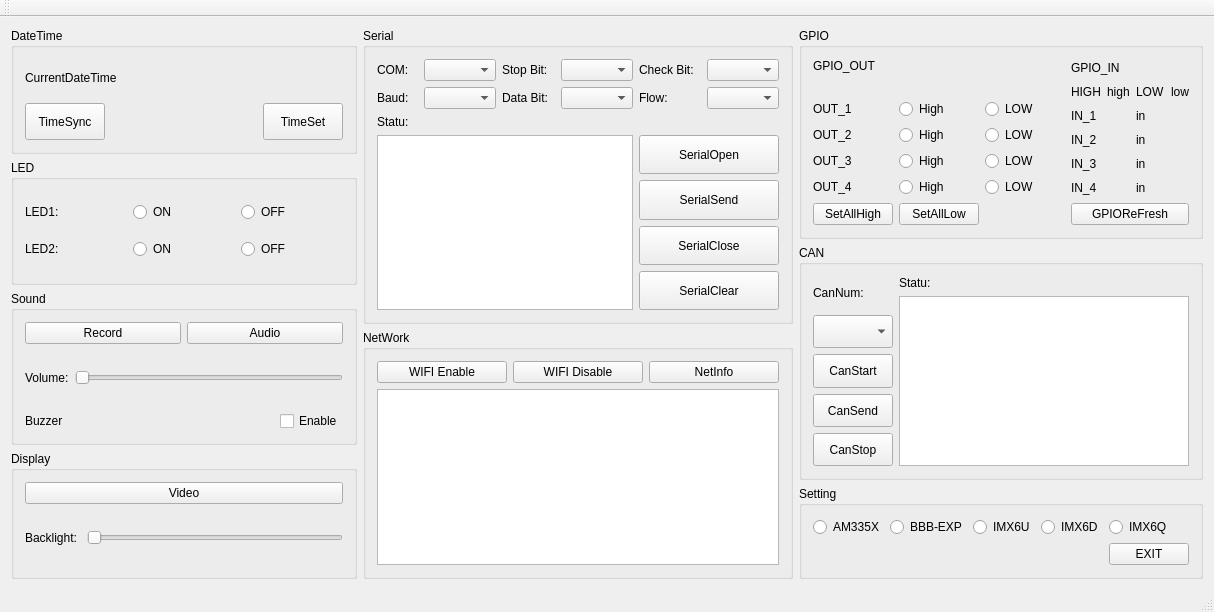
<?xml version="1.0" encoding="UTF-8"?>
<ui version="4.0">
 <class>MainWindow</class>
 <widget class="QMainWindow" name="MainWindow">
  <property name="geometry">
   <rect>
    <x>0</x>
    <y>0</y>
    <width>1214</width>
    <height>612</height>
   </rect>
  </property>
  <property name="windowTitle">
   <string>MainWindow</string>
  </property>
  <widget class="QWidget" name="centralWidget">
   <layout class="QHBoxLayout" name="horizontalLayout_39">
    <item>
     <layout class="QVBoxLayout" name="verticalLayout_DLSD">
      <item>
       <widget class="QGroupBox" name="groupBox_dateTime">
        <property name="title">
         <string>DateTime</string>
        </property>
        <layout class="QVBoxLayout" name="verticalLayout_5">
         <item>
          <widget class="QLabel" name="label_currentDateTime">
           <property name="text">
            <string>CurrentDateTime</string>
           </property>
          </widget>
         </item>
         <item>
          <layout class="QHBoxLayout" name="horizontalLayout_dateTime_1">
           <item>
            <widget class="QPushButton" name="pushButton_timeSync">
             <property name="sizePolicy">
              <sizepolicy hsizetype="Minimum" vsizetype="Preferred">
               <horstretch>0</horstretch>
               <verstretch>0</verstretch>
              </sizepolicy>
             </property>
             <property name="text">
              <string>TimeSync</string>
             </property>
            </widget>
           </item>
           <item>
            <spacer name="horizontalSpacer">
             <property name="orientation">
              <enum>Qt::Horizontal</enum>
             </property>
             <property name="sizeHint" stdset="0">
              <size>
               <width>40</width>
               <height>20</height>
              </size>
             </property>
            </spacer>
           </item>
           <item>
            <widget class="QPushButton" name="pushButton_timeSet">
             <property name="sizePolicy">
              <sizepolicy hsizetype="Minimum" vsizetype="Preferred">
               <horstretch>0</horstretch>
               <verstretch>0</verstretch>
              </sizepolicy>
             </property>
             <property name="text">
              <string>TimeSet</string>
             </property>
            </widget>
           </item>
          </layout>
         </item>
        </layout>
       </widget>
      </item>
      <item>
       <widget class="QGroupBox" name="groupBox_led">
        <property name="title">
         <string>LED</string>
        </property>
        <layout class="QVBoxLayout" name="verticalLayout_10">
         <item>
          <layout class="QHBoxLayout" name="horizontalLayout_led_1">
           <item>
            <widget class="QLabel" name="label_led1">
             <property name="text">
              <string>LED1: </string>
             </property>
            </widget>
           </item>
           <item>
            <widget class="QRadioButton" name="radioButton_led1_on">
             <property name="text">
              <string>ON</string>
             </property>
             <attribute name="buttonGroup">
              <string notr="true">buttonGroup_led1</string>
             </attribute>
            </widget>
           </item>
           <item>
            <widget class="QRadioButton" name="radioButton_led1_off">
             <property name="text">
              <string>OFF</string>
             </property>
             <attribute name="buttonGroup">
              <string notr="true">buttonGroup_led1</string>
             </attribute>
            </widget>
           </item>
          </layout>
         </item>
         <item>
          <layout class="QHBoxLayout" name="horizontalLayout_led_2">
           <item>
            <widget class="QLabel" name="label_led2">
             <property name="text">
              <string>LED2: </string>
             </property>
            </widget>
           </item>
           <item>
            <widget class="QRadioButton" name="radioButton_led2_on">
             <property name="text">
              <string>ON</string>
             </property>
             <attribute name="buttonGroup">
              <string notr="true">buttonGroup_led2</string>
             </attribute>
            </widget>
           </item>
           <item>
            <widget class="QRadioButton" name="radioButton_led2_off">
             <property name="text">
              <string>OFF</string>
             </property>
             <attribute name="buttonGroup">
              <string notr="true">buttonGroup_led2</string>
             </attribute>
            </widget>
           </item>
          </layout>
         </item>
        </layout>
       </widget>
      </item>
      <item>
       <widget class="QGroupBox" name="groupBox_sound">
        <property name="styleSheet">
         <string notr="true"/>
        </property>
        <property name="title">
         <string>Sound</string>
        </property>
        <layout class="QVBoxLayout" name="verticalLayout">
         <item>
          <layout class="QHBoxLayout" name="horizontalLayout_2">
           <item>
            <widget class="QPushButton" name="pushButton_record">
             <property name="sizePolicy">
              <sizepolicy hsizetype="Minimum" vsizetype="Preferred">
               <horstretch>0</horstretch>
               <verstretch>0</verstretch>
              </sizepolicy>
             </property>
             <property name="text">
              <string>Record</string>
             </property>
            </widget>
           </item>
           <item>
            <widget class="QPushButton" name="pushButton_audio">
             <property name="sizePolicy">
              <sizepolicy hsizetype="Minimum" vsizetype="Preferred">
               <horstretch>0</horstretch>
               <verstretch>0</verstretch>
              </sizepolicy>
             </property>
             <property name="text">
              <string>Audio</string>
             </property>
            </widget>
           </item>
          </layout>
         </item>
         <item>
          <spacer name="horizontalSpacer_sound_1">
           <property name="orientation">
            <enum>Qt::Horizontal</enum>
           </property>
           <property name="sizeHint" stdset="0">
            <size>
             <width>40</width>
             <height>20</height>
            </size>
           </property>
          </spacer>
         </item>
         <item>
          <layout class="QHBoxLayout" name="horizontalLayout_sound_1">
           <item>
            <widget class="QLabel" name="label_audio_volume">
             <property name="text">
              <string>Volume:</string>
             </property>
            </widget>
           </item>
           <item>
            <widget class="QSlider" name="horizontalSlider_audio_volume">
             <property name="sizePolicy">
              <sizepolicy hsizetype="Expanding" vsizetype="Preferred">
               <horstretch>0</horstretch>
               <verstretch>0</verstretch>
              </sizepolicy>
             </property>
             <property name="orientation">
              <enum>Qt::Horizontal</enum>
             </property>
            </widget>
           </item>
          </layout>
         </item>
         <item>
          <spacer name="horizontalSpacer_sound_2">
           <property name="orientation">
            <enum>Qt::Horizontal</enum>
           </property>
           <property name="sizeHint" stdset="0">
            <size>
             <width>40</width>
             <height>20</height>
            </size>
           </property>
          </spacer>
         </item>
         <item>
          <layout class="QHBoxLayout" name="horizontalLayout_sound_2">
           <item>
            <widget class="QLabel" name="label_buzzer">
             <property name="text">
              <string>Buzzer</string>
             </property>
            </widget>
           </item>
           <item>
            <spacer name="horizontalSpacer_sound_3">
             <property name="orientation">
              <enum>Qt::Horizontal</enum>
             </property>
             <property name="sizeHint" stdset="0">
              <size>
               <width>40</width>
               <height>20</height>
              </size>
             </property>
            </spacer>
           </item>
           <item>
            <widget class="QCheckBox" name="checkBox_buzzer">
             <property name="sizePolicy">
              <sizepolicy hsizetype="Minimum" vsizetype="Preferred">
               <horstretch>0</horstretch>
               <verstretch>0</verstretch>
              </sizepolicy>
             </property>
             <property name="text">
              <string>Enable</string>
             </property>
            </widget>
           </item>
          </layout>
         </item>
        </layout>
       </widget>
      </item>
      <item>
       <widget class="QGroupBox" name="groupBox_display">
        <property name="title">
         <string>Display</string>
        </property>
        <layout class="QVBoxLayout" name="verticalLayout_4">
         <item>
          <widget class="QPushButton" name="pushButton_video">
           <property name="sizePolicy">
            <sizepolicy hsizetype="Minimum" vsizetype="Preferred">
             <horstretch>0</horstretch>
             <verstretch>0</verstretch>
            </sizepolicy>
           </property>
           <property name="text">
            <string>Video</string>
           </property>
          </widget>
         </item>
         <item>
          <spacer name="horizontalSpacer_display_3">
           <property name="orientation">
            <enum>Qt::Horizontal</enum>
           </property>
           <property name="sizeHint" stdset="0">
            <size>
             <width>40</width>
             <height>20</height>
            </size>
           </property>
          </spacer>
         </item>
         <item>
          <layout class="QHBoxLayout" name="horizontalLayout_display_2">
           <item>
            <widget class="QLabel" name="label_backlight">
             <property name="text">
              <string>Backlight: </string>
             </property>
            </widget>
           </item>
           <item>
            <widget class="QSlider" name="horizontalSlider_backlight">
             <property name="sizePolicy">
              <sizepolicy hsizetype="Expanding" vsizetype="Preferred">
               <horstretch>0</horstretch>
               <verstretch>0</verstretch>
              </sizepolicy>
             </property>
             <property name="orientation">
              <enum>Qt::Horizontal</enum>
             </property>
            </widget>
           </item>
          </layout>
         </item>
         <item>
          <spacer name="horizontalSpacer_display_2">
           <property name="orientation">
            <enum>Qt::Horizontal</enum>
           </property>
           <property name="sizeHint" stdset="0">
            <size>
             <width>40</width>
             <height>20</height>
            </size>
           </property>
          </spacer>
         </item>
        </layout>
       </widget>
      </item>
     </layout>
    </item>
    <item>
     <layout class="QVBoxLayout" name="verticalLayout_SN">
      <item>
       <widget class="QGroupBox" name="groupBox_serial">
        <property name="title">
         <string>Serial</string>
        </property>
        <layout class="QGridLayout" name="gridLayout_2">
         <item row="3" column="0" colspan="2">
          <layout class="QVBoxLayout" name="verticalLayout_serial_1">
           <item>
            <widget class="QLabel" name="label_serial_statu">
             <property name="text">
              <string>Statu:</string>
             </property>
            </widget>
           </item>
           <item>
            <widget class="QTextBrowser" name="textBrowser_serial_text"/>
           </item>
          </layout>
         </item>
         <item row="0" column="1">
          <layout class="QHBoxLayout" name="horizontalLayout_serial_2">
           <item>
            <widget class="QLabel" name="label_stopBit">
             <property name="text">
              <string>Stop Bit: </string>
             </property>
            </widget>
           </item>
           <item>
            <widget class="QComboBox" name="comboBox_stopBit">
             <property name="sizePolicy">
              <sizepolicy hsizetype="Preferred" vsizetype="Preferred">
               <horstretch>0</horstretch>
               <verstretch>0</verstretch>
              </sizepolicy>
             </property>
            </widget>
           </item>
          </layout>
         </item>
         <item row="1" column="0">
          <layout class="QHBoxLayout" name="horizontalLayout_serial_4">
           <item>
            <widget class="QLabel" name="label_baud">
             <property name="text">
              <string>Baud: </string>
             </property>
            </widget>
           </item>
           <item>
            <widget class="QComboBox" name="comboBox_baud">
             <property name="sizePolicy">
              <sizepolicy hsizetype="Preferred" vsizetype="Preferred">
               <horstretch>0</horstretch>
               <verstretch>0</verstretch>
              </sizepolicy>
             </property>
            </widget>
           </item>
          </layout>
         </item>
         <item row="0" column="0">
          <layout class="QHBoxLayout" name="horizontalLayout_serial_1">
           <item>
            <widget class="QLabel" name="label_com">
             <property name="text">
              <string>COM: </string>
             </property>
            </widget>
           </item>
           <item>
            <widget class="QComboBox" name="comboBox_com">
             <property name="sizePolicy">
              <sizepolicy hsizetype="Preferred" vsizetype="Preferred">
               <horstretch>0</horstretch>
               <verstretch>0</verstretch>
              </sizepolicy>
             </property>
            </widget>
           </item>
          </layout>
         </item>
         <item row="3" column="2">
          <layout class="QVBoxLayout" name="verticalLayout_serial_2">
           <item>
            <spacer name="horizontalSpacer_serial_1">
             <property name="orientation">
              <enum>Qt::Horizontal</enum>
             </property>
             <property name="sizeHint" stdset="0">
              <size>
               <width>40</width>
               <height>20</height>
              </size>
             </property>
            </spacer>
           </item>
           <item>
            <widget class="QPushButton" name="pushButton_serialOpen">
             <property name="sizePolicy">
              <sizepolicy hsizetype="Minimum" vsizetype="Preferred">
               <horstretch>0</horstretch>
               <verstretch>0</verstretch>
              </sizepolicy>
             </property>
             <property name="text">
              <string>SerialOpen</string>
             </property>
            </widget>
           </item>
           <item>
            <widget class="QPushButton" name="pushButton_serialSend">
             <property name="sizePolicy">
              <sizepolicy hsizetype="Minimum" vsizetype="Preferred">
               <horstretch>0</horstretch>
               <verstretch>0</verstretch>
              </sizepolicy>
             </property>
             <property name="text">
              <string>SerialSend</string>
             </property>
            </widget>
           </item>
           <item>
            <widget class="QPushButton" name="pushButton_serialClose">
             <property name="sizePolicy">
              <sizepolicy hsizetype="Minimum" vsizetype="Preferred">
               <horstretch>0</horstretch>
               <verstretch>0</verstretch>
              </sizepolicy>
             </property>
             <property name="text">
              <string>SerialClose</string>
             </property>
            </widget>
           </item>
           <item>
            <widget class="QPushButton" name="pushButton_serialClear">
             <property name="sizePolicy">
              <sizepolicy hsizetype="Minimum" vsizetype="Preferred">
               <horstretch>0</horstretch>
               <verstretch>0</verstretch>
              </sizepolicy>
             </property>
             <property name="text">
              <string>SerialClear</string>
             </property>
            </widget>
           </item>
          </layout>
         </item>
         <item row="0" column="2">
          <layout class="QHBoxLayout" name="horizontalLayout_serial_3">
           <item>
            <widget class="QLabel" name="label_checkBit">
             <property name="text">
              <string>Check Bit:  </string>
             </property>
            </widget>
           </item>
           <item>
            <widget class="QComboBox" name="comboBox_checkBit">
             <property name="sizePolicy">
              <sizepolicy hsizetype="Preferred" vsizetype="Preferred">
               <horstretch>0</horstretch>
               <verstretch>0</verstretch>
              </sizepolicy>
             </property>
            </widget>
           </item>
          </layout>
         </item>
         <item row="1" column="2">
          <layout class="QHBoxLayout" name="horizontalLayout_serial_6">
           <item>
            <widget class="QLabel" name="label_flow">
             <property name="text">
              <string>Flow:  </string>
             </property>
            </widget>
           </item>
           <item>
            <widget class="QComboBox" name="comboBox_flow">
             <property name="sizePolicy">
              <sizepolicy hsizetype="Preferred" vsizetype="Preferred">
               <horstretch>0</horstretch>
               <verstretch>0</verstretch>
              </sizepolicy>
             </property>
            </widget>
           </item>
          </layout>
         </item>
         <item row="1" column="1">
          <layout class="QHBoxLayout" name="horizontalLayout_serial_5">
           <item>
            <widget class="QLabel" name="label_dataBit">
             <property name="text">
              <string>Data Bit:  </string>
             </property>
            </widget>
           </item>
           <item>
            <widget class="QComboBox" name="comboBox_dataBit">
             <property name="sizePolicy">
              <sizepolicy hsizetype="Preferred" vsizetype="Preferred">
               <horstretch>0</horstretch>
               <verstretch>0</verstretch>
              </sizepolicy>
             </property>
            </widget>
           </item>
          </layout>
         </item>
        </layout>
       </widget>
      </item>
      <item>
       <widget class="QGroupBox" name="groupBox_network">
        <property name="title">
         <string>NetWork</string>
        </property>
        <layout class="QVBoxLayout" name="verticalLayout_13">
         <item>
          <layout class="QHBoxLayout" name="horizontalLayout_network_1">
           <item>
            <widget class="QPushButton" name="pushButton_wifiEnable">
             <property name="sizePolicy">
              <sizepolicy hsizetype="Minimum" vsizetype="Preferred">
               <horstretch>0</horstretch>
               <verstretch>0</verstretch>
              </sizepolicy>
             </property>
             <property name="text">
              <string>WIFI Enable</string>
             </property>
            </widget>
           </item>
           <item>
            <widget class="QPushButton" name="pushButton_wifiDisable">
             <property name="sizePolicy">
              <sizepolicy hsizetype="Minimum" vsizetype="Preferred">
               <horstretch>0</horstretch>
               <verstretch>0</verstretch>
              </sizepolicy>
             </property>
             <property name="text">
              <string>WIFI Disable</string>
             </property>
            </widget>
           </item>
           <item>
            <widget class="QPushButton" name="pushButton_netInfo">
             <property name="sizePolicy">
              <sizepolicy hsizetype="Minimum" vsizetype="Preferred">
               <horstretch>0</horstretch>
               <verstretch>0</verstretch>
              </sizepolicy>
             </property>
             <property name="text">
              <string>NetInfo</string>
             </property>
            </widget>
           </item>
          </layout>
         </item>
         <item>
          <widget class="QTextBrowser" name="textBrowser_network_text"/>
         </item>
        </layout>
       </widget>
      </item>
     </layout>
    </item>
    <item>
     <layout class="QVBoxLayout" name="verticalLayout_GCS">
      <item>
       <widget class="QGroupBox" name="groupBox_gpio">
        <property name="title">
         <string>GPIO</string>
        </property>
        <layout class="QHBoxLayout" name="horizontalLayout_7">
         <item>
          <layout class="QGridLayout" name="gridLayout_gpio_1">
           <item row="2" column="0" colspan="3">
            <spacer name="horizontalSpacer_gpio_1">
             <property name="orientation">
              <enum>Qt::Horizontal</enum>
             </property>
             <property name="sizeHint" stdset="0">
              <size>
               <width>40</width>
               <height>20</height>
              </size>
             </property>
            </spacer>
           </item>
           <item row="3" column="1">
            <widget class="QRadioButton" name="radioButton_out_1_high">
             <property name="text">
              <string>High</string>
             </property>
             <attribute name="buttonGroup">
              <string notr="true">buttonGroup_out_1</string>
             </attribute>
            </widget>
           </item>
           <item row="6" column="2">
            <widget class="QRadioButton" name="radioButton_out_4_low">
             <property name="text">
              <string>LOW</string>
             </property>
             <attribute name="buttonGroup">
              <string notr="true">buttonGroup_out_4</string>
             </attribute>
            </widget>
           </item>
           <item row="3" column="2">
            <widget class="QRadioButton" name="radioButton_out_1_low">
             <property name="text">
              <string>LOW</string>
             </property>
             <attribute name="buttonGroup">
              <string notr="true">buttonGroup_out_1</string>
             </attribute>
            </widget>
           </item>
           <item row="5" column="1">
            <widget class="QRadioButton" name="radioButton_out_3_high">
             <property name="text">
              <string>High</string>
             </property>
             <attribute name="buttonGroup">
              <string notr="true">buttonGroup_out_3</string>
             </attribute>
            </widget>
           </item>
           <item row="4" column="0">
            <widget class="QLabel" name="label_out_2">
             <property name="text">
              <string>OUT_2</string>
             </property>
            </widget>
           </item>
           <item row="6" column="1">
            <widget class="QRadioButton" name="radioButton_out_4_high">
             <property name="text">
              <string>High</string>
             </property>
             <attribute name="buttonGroup">
              <string notr="true">buttonGroup_out_4</string>
             </attribute>
            </widget>
           </item>
           <item row="4" column="1">
            <widget class="QRadioButton" name="radioButton_out_2_high">
             <property name="text">
              <string>High</string>
             </property>
             <attribute name="buttonGroup">
              <string notr="true">buttonGroup_out_2</string>
             </attribute>
            </widget>
           </item>
           <item row="5" column="0">
            <widget class="QLabel" name="label_out_3">
             <property name="text">
              <string>OUT_3</string>
             </property>
            </widget>
           </item>
           <item row="5" column="2">
            <widget class="QRadioButton" name="radioButton_out_3_low">
             <property name="text">
              <string>LOW</string>
             </property>
             <attribute name="buttonGroup">
              <string notr="true">buttonGroup_out_3</string>
             </attribute>
            </widget>
           </item>
           <item row="3" column="0">
            <widget class="QLabel" name="label_out_1">
             <property name="text">
              <string>OUT_1</string>
             </property>
            </widget>
           </item>
           <item row="4" column="2">
            <widget class="QRadioButton" name="radioButton_out_2_low">
             <property name="text">
              <string>LOW</string>
             </property>
             <attribute name="buttonGroup">
              <string notr="true">buttonGroup_out_2</string>
             </attribute>
            </widget>
           </item>
           <item row="6" column="0">
            <widget class="QLabel" name="label_out_4">
             <property name="text">
              <string>OUT_4</string>
             </property>
            </widget>
           </item>
           <item row="7" column="0">
            <widget class="QPushButton" name="pushButton_setAllHigh">
             <property name="sizePolicy">
              <sizepolicy hsizetype="Minimum" vsizetype="Preferred">
               <horstretch>0</horstretch>
               <verstretch>0</verstretch>
              </sizepolicy>
             </property>
             <property name="text">
              <string>SetAllHigh</string>
             </property>
            </widget>
           </item>
           <item row="1" column="0" colspan="3">
            <widget class="QLabel" name="label_gpio_out">
             <property name="text">
              <string>GPIO_OUT</string>
             </property>
            </widget>
           </item>
           <item row="7" column="1">
            <widget class="QPushButton" name="pushButton_setAllLow">
             <property name="sizePolicy">
              <sizepolicy hsizetype="Minimum" vsizetype="Preferred">
               <horstretch>0</horstretch>
               <verstretch>0</verstretch>
              </sizepolicy>
             </property>
             <property name="text">
              <string>SetAllLow</string>
             </property>
            </widget>
           </item>
           <item row="7" column="2">
            <spacer name="horizontalSpacer_gpio_2">
             <property name="orientation">
              <enum>Qt::Horizontal</enum>
             </property>
             <property name="sizeHint" stdset="0">
              <size>
               <width>40</width>
               <height>20</height>
              </size>
             </property>
            </spacer>
           </item>
          </layout>
         </item>
         <item>
          <spacer name="verticalSpacer_gpio_1">
           <property name="orientation">
            <enum>Qt::Vertical</enum>
           </property>
           <property name="sizeHint" stdset="0">
            <size>
             <width>20</width>
             <height>40</height>
            </size>
           </property>
          </spacer>
         </item>
         <item>
          <layout class="QGridLayout" name="gridLayout_gpio_2">
           <item row="1" column="0">
            <layout class="QHBoxLayout" name="horizontalLayout_gpio_1">
             <item>
              <widget class="QLabel" name="label_high">
               <property name="text">
                <string>HIGH</string>
               </property>
              </widget>
             </item>
             <item>
              <widget class="QLabel" name="label_high_high">
               <property name="text">
                <string>high</string>
               </property>
              </widget>
             </item>
            </layout>
           </item>
           <item row="1" column="1">
            <layout class="QHBoxLayout" name="horizontalLayout_gpio_2">
             <item>
              <widget class="QLabel" name="label_low">
               <property name="text">
                <string>LOW</string>
               </property>
              </widget>
             </item>
             <item>
              <widget class="QLabel" name="label_low_low">
               <property name="text">
                <string>low</string>
               </property>
              </widget>
             </item>
            </layout>
           </item>
           <item row="2" column="0">
            <widget class="QLabel" name="label_in_1">
             <property name="text">
              <string>IN_1</string>
             </property>
            </widget>
           </item>
           <item row="2" column="1">
            <widget class="QLabel" name="label_in_1_in">
             <property name="text">
              <string>in</string>
             </property>
            </widget>
           </item>
           <item row="3" column="0">
            <widget class="QLabel" name="label_in_">
             <property name="text">
              <string>IN_2</string>
             </property>
            </widget>
           </item>
           <item row="3" column="1">
            <widget class="QLabel" name="label_in_2_in">
             <property name="text">
              <string>in</string>
             </property>
            </widget>
           </item>
           <item row="4" column="0">
            <widget class="QLabel" name="label_in_3">
             <property name="text">
              <string>IN_3</string>
             </property>
            </widget>
           </item>
           <item row="4" column="1">
            <widget class="QLabel" name="label_in_3_in">
             <property name="text">
              <string>in</string>
             </property>
            </widget>
           </item>
           <item row="5" column="0">
            <widget class="QLabel" name="label_in_4">
             <property name="text">
              <string>IN_4</string>
             </property>
            </widget>
           </item>
           <item row="5" column="1">
            <widget class="QLabel" name="label_in_4_in">
             <property name="text">
              <string>in</string>
             </property>
            </widget>
           </item>
           <item row="6" column="0" colspan="2">
            <widget class="QPushButton" name="pushButton_gpioRefresh">
             <property name="sizePolicy">
              <sizepolicy hsizetype="Minimum" vsizetype="Preferred">
               <horstretch>0</horstretch>
               <verstretch>0</verstretch>
              </sizepolicy>
             </property>
             <property name="text">
              <string>GPIOReFresh</string>
             </property>
            </widget>
           </item>
           <item row="0" column="0" colspan="2">
            <widget class="QLabel" name="label_gpio_in">
             <property name="text">
              <string>GPIO_IN</string>
             </property>
            </widget>
           </item>
          </layout>
         </item>
        </layout>
       </widget>
      </item>
      <item>
       <widget class="QGroupBox" name="groupBox_can">
        <property name="title">
         <string>CAN</string>
        </property>
        <layout class="QHBoxLayout" name="horizontalLayout">
         <item>
          <layout class="QVBoxLayout" name="verticalLayout_can_1">
           <item>
            <widget class="QLabel" name="label_canNum">
             <property name="text">
              <string>CanNum:</string>
             </property>
            </widget>
           </item>
           <item>
            <widget class="QComboBox" name="comboBox_canNum">
             <property name="sizePolicy">
              <sizepolicy hsizetype="Preferred" vsizetype="Preferred">
               <horstretch>0</horstretch>
               <verstretch>0</verstretch>
              </sizepolicy>
             </property>
            </widget>
           </item>
           <item>
            <widget class="QPushButton" name="pushButton_canStart">
             <property name="sizePolicy">
              <sizepolicy hsizetype="Minimum" vsizetype="Preferred">
               <horstretch>0</horstretch>
               <verstretch>0</verstretch>
              </sizepolicy>
             </property>
             <property name="text">
              <string>CanStart</string>
             </property>
            </widget>
           </item>
           <item>
            <widget class="QPushButton" name="pushButton_canSend">
             <property name="sizePolicy">
              <sizepolicy hsizetype="Minimum" vsizetype="Preferred">
               <horstretch>0</horstretch>
               <verstretch>0</verstretch>
              </sizepolicy>
             </property>
             <property name="text">
              <string>CanSend</string>
             </property>
            </widget>
           </item>
           <item>
            <widget class="QPushButton" name="pushButton_canStop">
             <property name="sizePolicy">
              <sizepolicy hsizetype="Minimum" vsizetype="Preferred">
               <horstretch>0</horstretch>
               <verstretch>0</verstretch>
              </sizepolicy>
             </property>
             <property name="text">
              <string>CanStop</string>
             </property>
            </widget>
           </item>
          </layout>
         </item>
         <item>
          <layout class="QVBoxLayout" name="verticalLayou_can_2">
           <item>
            <widget class="QLabel" name="label_can_statu">
             <property name="text">
              <string>Statu:</string>
             </property>
            </widget>
           </item>
           <item>
            <widget class="QTextBrowser" name="textBrowser_can_text"/>
           </item>
          </layout>
         </item>
        </layout>
       </widget>
      </item>
      <item>
       <widget class="QGroupBox" name="groupBox_setting">
        <property name="title">
         <string>Setting</string>
        </property>
        <layout class="QGridLayout" name="gridLayout_4">
         <item row="0" column="0">
          <widget class="QRadioButton" name="radioButton_am335x">
           <property name="text">
            <string>AM335X</string>
           </property>
           <attribute name="buttonGroup">
            <string notr="true">buttonGroup_board</string>
           </attribute>
          </widget>
         </item>
         <item row="0" column="4">
          <widget class="QRadioButton" name="radioButton_imx6d">
           <property name="text">
            <string>IMX6D</string>
           </property>
           <attribute name="buttonGroup">
            <string notr="true">buttonGroup_board</string>
           </attribute>
          </widget>
         </item>
         <item row="1" column="5">
          <widget class="QPushButton" name="pushButton_exit">
           <property name="sizePolicy">
            <sizepolicy hsizetype="Minimum" vsizetype="Preferred">
             <horstretch>0</horstretch>
             <verstretch>0</verstretch>
            </sizepolicy>
           </property>
           <property name="text">
            <string>EXIT</string>
           </property>
          </widget>
         </item>
         <item row="0" column="5">
          <widget class="QRadioButton" name="radioButton_imx6q">
           <property name="text">
            <string>IMX6Q</string>
           </property>
           <attribute name="buttonGroup">
            <string notr="true">buttonGroup_board</string>
           </attribute>
          </widget>
         </item>
         <item row="0" column="2">
          <widget class="QRadioButton" name="radioButton_bbb_exp">
           <property name="text">
            <string>BBB-EXP</string>
           </property>
           <attribute name="buttonGroup">
            <string notr="true">buttonGroup_board</string>
           </attribute>
          </widget>
         </item>
         <item row="0" column="3">
          <widget class="QRadioButton" name="radioButton_imx6u">
           <property name="text">
            <string>IMX6U</string>
           </property>
          </widget>
         </item>
        </layout>
       </widget>
      </item>
     </layout>
    </item>
   </layout>
  </widget>
  <widget class="QMenuBar" name="menuBar">
   <property name="geometry">
    <rect>
     <x>0</x>
     <y>0</y>
     <width>1214</width>
     <height>25</height>
    </rect>
   </property>
  </widget>
  <widget class="QToolBar" name="mainToolBar">
   <attribute name="toolBarArea">
    <enum>TopToolBarArea</enum>
   </attribute>
   <attribute name="toolBarBreak">
    <bool>false</bool>
   </attribute>
  </widget>
  <widget class="QStatusBar" name="statusBar"/>
 </widget>
 <layoutdefault spacing="6" margin="11"/>
 <resources/>
 <connections/>
 <buttongroups>
  <buttongroup name="buttonGroup_led2"/>
  <buttongroup name="buttonGroup_led1"/>
  <buttongroup name="buttonGroup_out_2"/>
  <buttongroup name="buttonGroup_board"/>
  <buttongroup name="buttonGroup_out_1"/>
  <buttongroup name="buttonGroup_out_3"/>
  <buttongroup name="buttonGroup_out_4"/>
 </buttongroups>
</ui>
